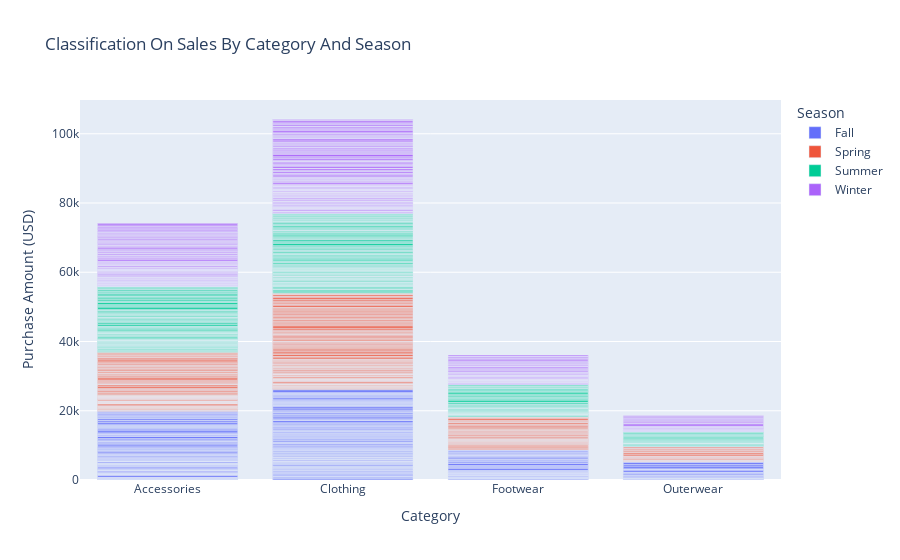

The cell this chart's notebook holds for it:
### Markdown cell above
### `Interactive Visualization`

### Code cell
import plotly.express as px

fig = px.bar(
    classifi_sea,
    x="Category",
    y="Purchase Amount (USD)",
    color="Season",
    title="Classification On Sales By Category And Season"
)
fig.show()

### Figure 1 — Plotly figure (JSON) as saved in the notebook; plotly's stock layout.template omitted (floating-point values rounded to 4 significant figures; data arrays with more than 128 entries replaced by an {"elided": "..."} marker saying what was removed)
{"data": [{"hovertemplate": "Season=Fall<br>Category=%{x}<br>Purchase Amount (USD)=%{y}<extra></extra>", "legendgroup": "Fall", "marker": {"color": "#636efa", "pattern": {"shape": ""}}, "name": "Fall", "orientation": "v", "showlegend": true, "textposition": "auto", "type": "bar", "x": {"elided": "320 str values"}, "xaxis": "x", "y": {"elided": "320 int values"}, "yaxis": "y"}, {"hovertemplate": "Season=Spring<br>Category=%{x}<br>Purchase Amount (USD)=%{y}<extra></extra>", "legendgroup": "Spring", "marker": {"color": "#EF553B", "pattern": {"shape": ""}}, "name": "Spring", "orientation": "v", "showlegend": true, "textposition": "auto", "type": "bar", "x": {"elided": "317 str values"}, "xaxis": "x", "y": {"elided": "317 int values"}, "yaxis": "y"}, {"hovertemplate": "Season=Summer<br>Category=%{x}<br>Purchase Amount (USD)=%{y}<extra></extra>", "legendgroup": "Summer", "marker": {"color": "#00cc96", "pattern": {"shape": ""}}, "name": "Summer", "orientation": "v", "showlegend": true, "textposition": "auto", "type": "bar", "x": {"elided": "315 str values"}, "xaxis": "x", "y": {"elided": "315 int values"}, "yaxis": "y"}, {"hovertemplate": "Season=Winter<br>Category=%{x}<br>Purchase Amount (USD)=%{y}<extra></extra>", "legendgroup": "Winter", "marker": {"color": "#ab63fa", "pattern": {"shape": ""}}, "name": "Winter", "orientation": "v", "showlegend": true, "textposition": "auto", "type": "bar", "x": {"elided": "313 str values"}, "xaxis": "x", "y": {"elided": "313 int values"}, "yaxis": "y"}], "layout": {"barmode": "relative", "legend": {"title": {"text": "Season"}, "tracegroupgap": 0}, "title": {"text": "Classification On Sales By Category And Season"}, "xaxis": {"anchor": "y", "domain": [0, 1], "title": {"text": "Category"}}, "yaxis": {"anchor": "x", "domain": [0, 1], "title": {"text": "Purchase Amount (USD)"}}}}
